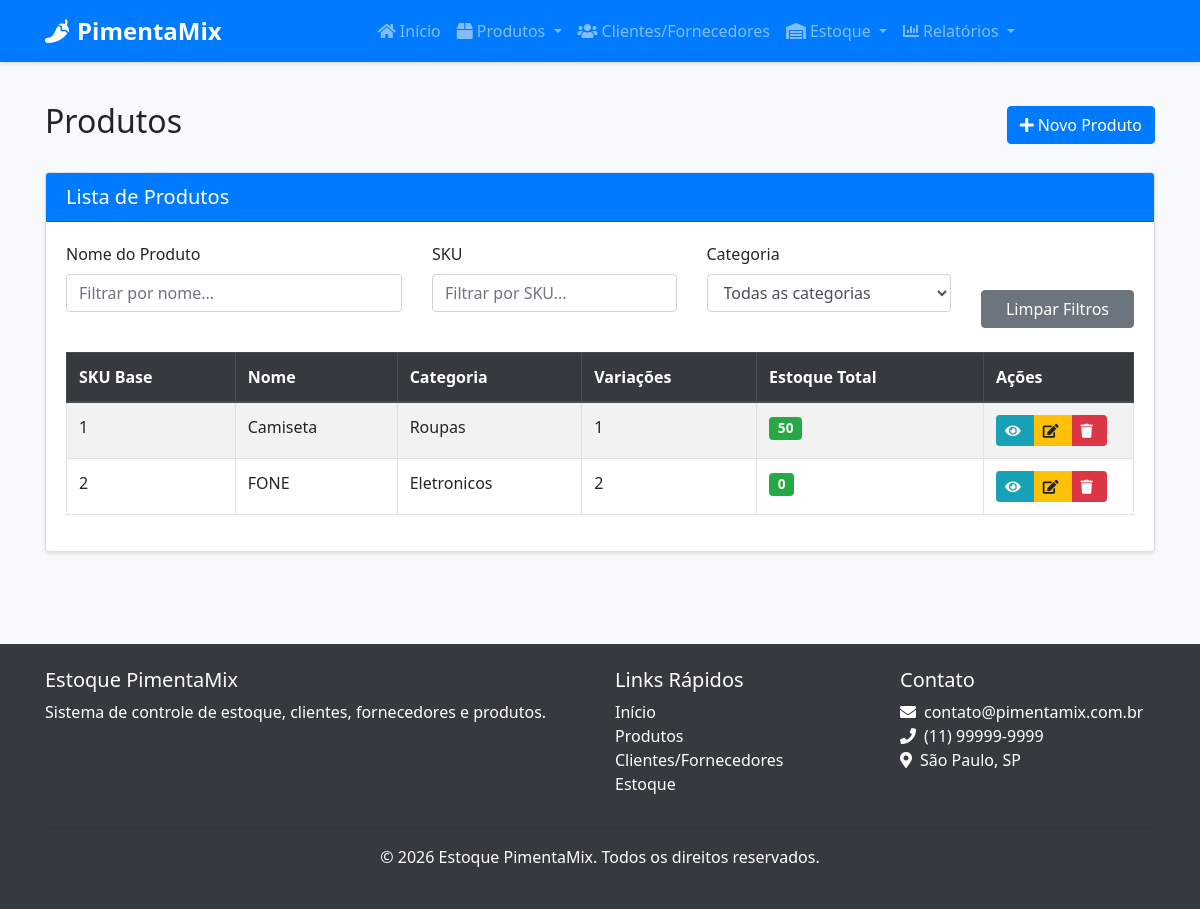
The page /produtos/ on the database as committed earlier.
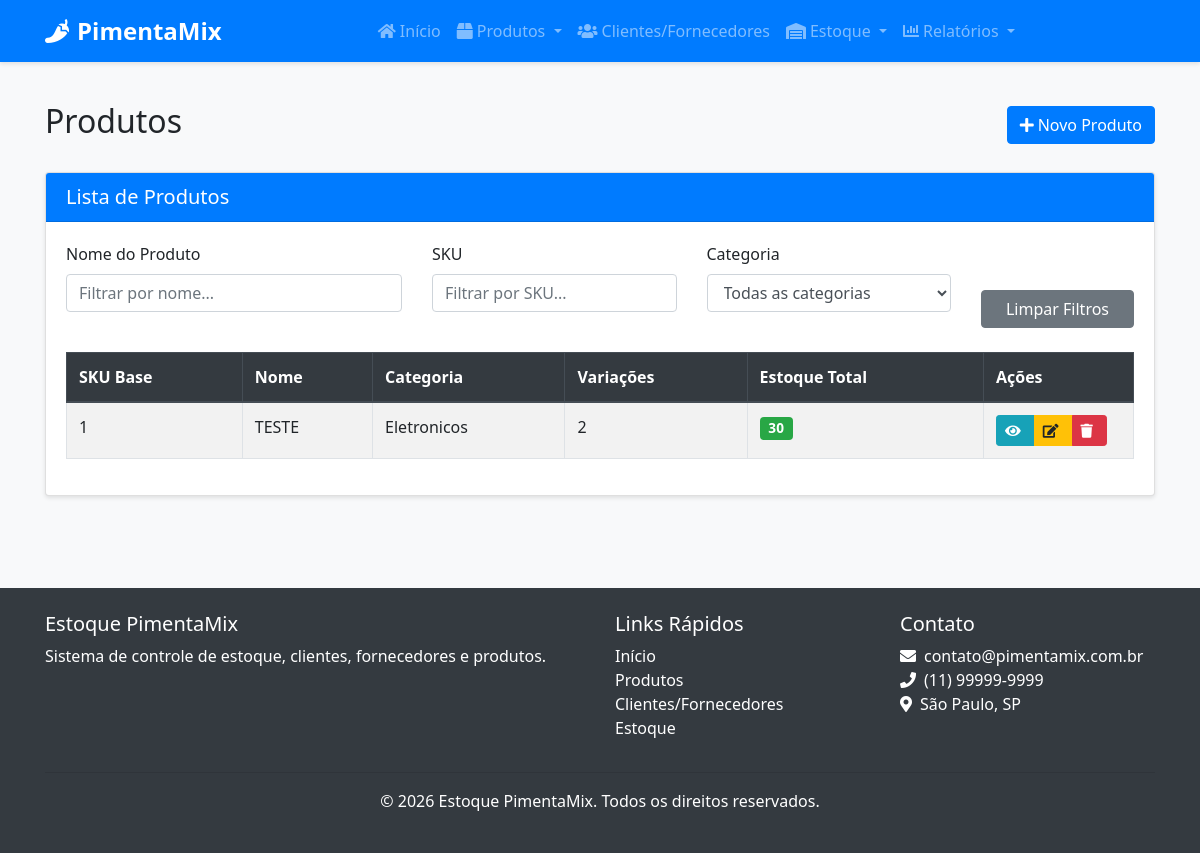
The same page on the database as committed later.
### src/models/produto.py (models this page shows, shortened)
class Produto(db.Model):
    __tablename__ = 'produto'
    id = db.Column(db.Integer, primary_key=True) # Corrigido: Indentação removida
    nome = db.Column(db.String(100), nullable=False)
    descricao = db.Column(db.Text, nullable=True)
    sku_base = db.Column(db.String(50), nullable=True, unique=True) # Adicionado SKU Base
    isbn = db.Column(db.String(20), nullable=True) # Adicionado ISBN
    categoria_id = db.Column(db.Integer, db.ForeignKey('categoria.id'), nullable=False)
    fornecedor_id = db.Column(db.Integer, db.ForeignKey('cliente_fornecedor.id'), nullable=True)
    data_cadastro = db.Column(db.DateTime, default=datetime.utcnow) # Corrigido: Removido 'mentos'
    variacoes = db.relationship('ProdutoVariacao', backref='produto', lazy=True, cascade="all, delete-orphan")
    def estoque_baixo(self):
        for variacao in self.variacoes:
            if variacao.estoque_baixo():
                return True
        return False
    def estoque_total(self):
        return sum(variacao.quantidade_atual for variacao in self.variacoes)

class ProdutoVariacao(db.Model):
    __tablename__ = 'produto_variacao'
    id = db.Column(db.Integer, primary_key=True)
    produto_id = db.Column(db.Integer, db.ForeignKey('produto.id'), nullable=False)
    nome = db.Column(db.String(100), nullable=False)
    sku = db.Column(db.String(50), nullable=False, unique=True)
    preco_venda = db.Column(db.Float, nullable=False)
    quantidade_atual = db.Column(db.Integer, default=0)
    estoque_minimo = db.Column(db.Integer, default=5)
    atributos_valores = db.relationship('AtributoValor', secondary=produto_variacao_atributo_valor,
                                       backref=db.backref('variacoes', lazy=True))
    entradas = db.relationship('EntradaEstoque', backref='variacao', lazy=True)
    saidas = db.relationship('SaidaEstoque', backref='variacao', lazy=True)
    def estoque_baixo(self):
        return self.quantidade_atual < self.estoque_minimo

### src/models/categoria.py (models this page shows, shortened)
class Categoria(db.Model):
    __tablename__ = 'categoria'
    id = db.Column(db.Integer, primary_key=True)
    nome = db.Column(db.String(100), nullable=False, unique=True)
    descricao = db.Column(db.Text, nullable=True)
    produtos = db.relationship('Produto', backref='categoria', lazy=True)

### src/routes/produto.py (the view)
@produto_bp.route("/")
def listar():
    produtos = Produto.query.all()
    categorias = Categoria.query.order_by(Categoria.nome).all()
    return render_template("produto/listar.html", produtos=produtos, categorias=categorias, titulo="Produtos")

### src/templates/produto/listar.html (shortened to what the changed rows need)
{% extends "base.html" %}
{% block content %}
<div class="container">
    <div class="d-flex justify-content-between align-items-center mb-4">
        <h2>Produtos</h2>
    </div>
    <div class="card">
        <div class="card-body">
            {% if produtos %}
                <div class="table-responsive">
                    <table class="table table-striped table-bordered">
                        <thead class="thead-dark">
                            <tr>
                                <th>SKU Base</th>
                                <th>Nome</th>
                                <th>Categoria</th>
                                <th>Variações</th>
                                <th>Estoque Total</th>
                                <th width="150">Ações</th>
                            </tr>
                        </thead>
                        <tbody>
                            {% for produto in produtos %}
                                <tr>
                                    <td>{{ produto.sku_base }}</td>
                                    <td>{{ produto.nome }}</td>
                                    <td>{{ produto.categoria.nome if produto.categoria else '-' }}</td>
                                    <td>{{ produto.variacoes|length }}</td>
                                    <td>
                                        <span class="badge {% if produto.estoque_baixo() %}badge-danger{% else %}badge-success{% endif %}">
                                            {{ produto.estoque_total() }}
                                        </span>
                                    </td>
                                    <td>
                                        <div class="btn-group">
                                            <a href="{{ url_for('produto.detalhes', id=produto.id) }}" class="btn btn-sm btn-info">
                                                <i class="fas fa-eye"></i>
                                            </a>
                                            <a href="{{ url_for('produto.editar', id=produto.id) }}" class="btn btn-sm btn-warning">
                                                <i class="fas fa-edit"></i>
                                            </a>
                                            <button type="button" class="btn btn-sm btn-danger btn-excluir" data-id="{{ produto.id }}">
                                                <i class="fas fa-trash"></i>
                                            </button>
                                        </div>
                                    </td>
                                </tr>
                            {% endfor %}
                        </tbody>
                    </table>
                </div>
            {% else %}
                <div class="alert alert-info">
                    Nenhum produto cadastrado.
                </div>
            {% endif %}
        </div>
    </div>
</div>
{% endblock %}

Rows that differ between the two databases and show on the page:
removed Produto: sku_base "2", nome "FONE", categoria "Eletronicos", variacoes|length "2", estoque_total "0"
changed Produto: nome "Camiseta" → "TESTE"; categoria "Roupas" → "Eletronicos"; variacoes|length "1" → "2"; estoque_total "50" → "30"
